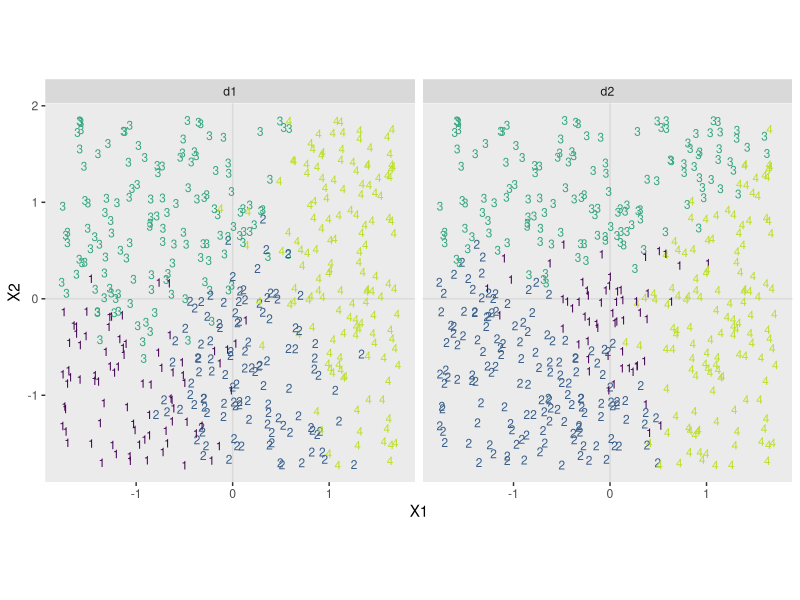

The R script that drew this image:
## ---- chunk 1
library(readr)
library(tidyverse)

d1 <- read_csv("data.R/SoftmaxRegData1.csv")
d2 <- read_csv("data.R/SoftmaxRegData2.csv")

glimpse(d1)
glimpse(d2)
## ---- chunk 2
bind_rows(d1, d2) %>%
  mutate(data = rep(str_c("d", 1:2), each = n() / 2)) %>% 
  
  ggplot(aes(x = X1, y = X2, label = Y, color = Y)) +
  geom_hline(yintercept = 0, color = "grey85") +
  geom_vline(xintercept = 0, color = "grey85") +
  geom_text(size = 3) +
  scale_color_viridis_c(end = .9) +
  coord_equal() +
  theme(panel.grid = element_blank(),
        legend.position = "none") +
  facet_wrap(~data, ncol = 2)
## ---- chunk 3
sessionInfo()
## ---- chunk 4
# Here we'll remove our objects
rm()

theme_set(theme_grey())
